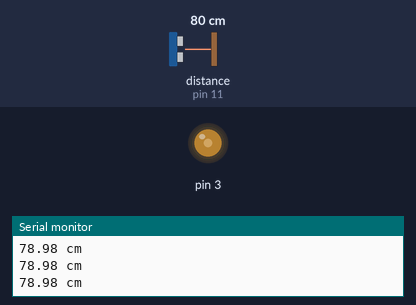
Simulated run of this sketch. Board: Arduino Uno, built with avr-gcc and run on an emulated ATmega328P. Shown: output pins drawn as LEDs (lit = HIGH), the last lines printed to the serial monitor. Wiring (inferred from the names in the program): ultrasonic range finder: trigger pin 10; echo pin 11. The inputs (shaded band) are chosen by the test bench; at power-on: distance to the obstacle (sensor on pin 11) 80 cm. The echo pulse lasts 58.3 µs per cm; pins used as bus, display or sensor lines are not drawn.

Above: at 1.2 s.
1.3 s: distance to the obstacle (sensor on pin 11) set to 2 cm
At 2.4 s:
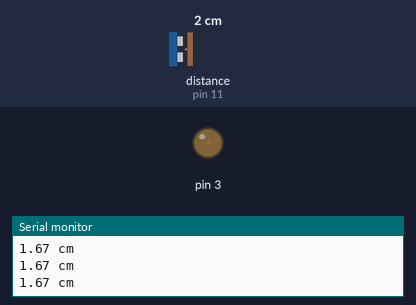
2.9 s: distance to the obstacle (sensor on pin 11) set to 120 cm
At 4.1 s:
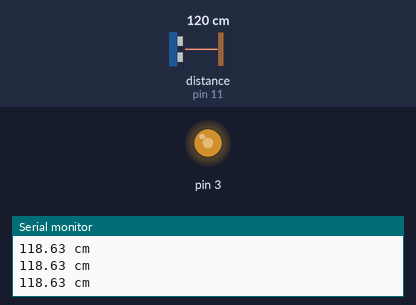
Timing chart, 0 to 5.9 s (numbered marks = the images above; inputs shaded):
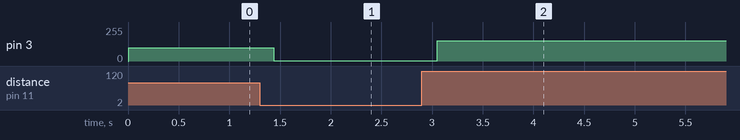

The sketch:

ultrasonic.ino
```cpp
#include <math.h>

int echo_pin = 11;
int trig_pin = 10;

void setup() {
  Serial.begin(9600);
  pinMode(trig_pin, OUTPUT);
  pinMode(echo_pin, INPUT);
}

void setBrightness(double b) {
  if (0 <= b && b <= 200) {
    int d = floor(1.275 * b);
    analogWrite(3, d);
  }
}

void loop() {
  digitalWrite(trig_pin, LOW);
  delayMicroseconds(2);
  digitalWrite(trig_pin, HIGH);
  delayMicroseconds(10);
  digitalWrite(trig_pin, LOW);

  unsigned long t = pulseIn(echo_pin, HIGH);
  double dist = (t/ 2) * (0.034);

  setBrightness(dist);

  Serial.println(String(dist) + " cm");

  delay(200);

}
```

Measured:
- after the input at 1.3 s, pin 3: 100/255 → 2/255 after 0.14 s
- after the input at 2.9 s, pin 3: 2/255 → 151/255 after 0.15 s
